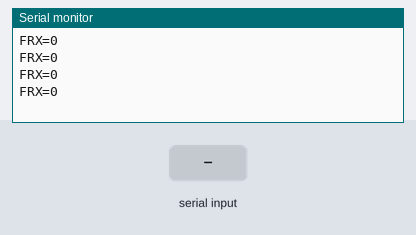
Recording of a sketch running on a simulated Arduino Uno, built with avr-gcc and run on an emulated ATmega328P. Parts: the last lines printed to the serial monitor. Inputs (shaded band) come from the test bench.

Above: at 1.2 s.
1.3 s: "FTX=\n" received over Serial
At 1.46 s:
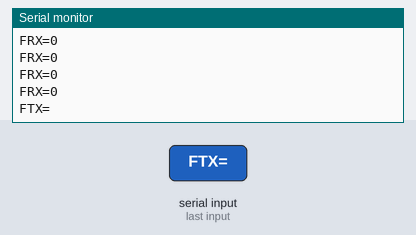
2.8 s: "90,45\n" received over Serial
At 2.96 s:
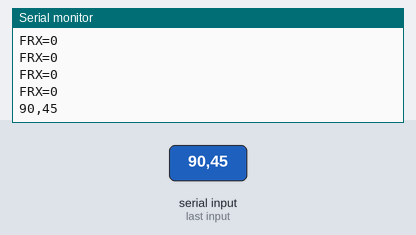
4.3 s: "5\n" received over Serial
At 4.46 s:
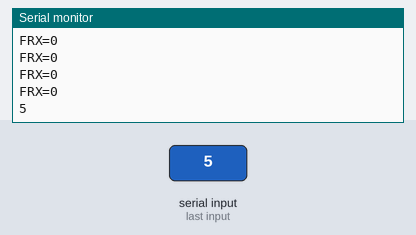
5.8 s: "1,90,45\n" received over Serial
At 5.96 s:
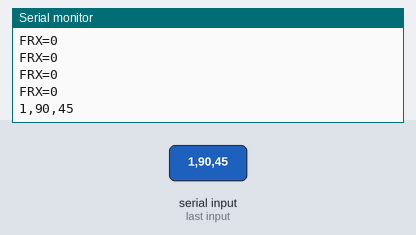

The sketch:

firmware_inet2RF_AD9850.ino
```cpp
/*
   inet2RF Firmware for iRadioAndroid based on SerialEvent example from ArduinoIDE
*/
#include <Arduino.h>
#include <FreqCount.h>  // lib by Paul Stoffregen https://www.pjrc.com/teensy/td_libs_FreqCount.html

#include "AD9850.h"

String inputString = "";      // a String to hold incoming data
bool stringComplete = false;  // whether the string is complete

void setup() {
  // initialize serial:
  Serial.begin(115200);
  // reserve 200 bytes for the inputString:
  inputString.reserve(200);

  // set gate time to 250 ms, so result must be multiplied by 4
  FreqCount.begin(250); // input pin  -> https://www.pjrc.com/teensy/td_libs_FreqCount.html

  // init DDS TX module
  initTX();
  setTxFreq(1000); // initial test frequency is 1 kHz

}

void loop() {
  // print the string when a newline arrives:
  if (stringComplete) {
    Serial.println(inputString);
    // clear the string:
    inputString = "";
    stringComplete = false;
  }

 // -> get local oscillator frequency and send result in kHz to iRadioAndoid <FRX=...> command
 if (FreqCount.available()) {
    unsigned long count = FreqCount.read();
    Serial.println("FRX=" + String(count*4)); // *4 -> gate time is 250ms only
  }
}

/*
  SerialEvent occurs whenever a new data comes in the hardware serial RX. This
  routine is run between each time loop() runs, so using delay inside loop can
  delay response. Multiple bytes of data may be available.
*/
void serialEvent() {
  while (Serial.available()) {
    // get the new byte:
    char inChar = (char)Serial.read();
    // add it to the inputString:
    inputString += inChar;
    // if the incoming character is a newline, set a flag so the main loop can
    // do something about it:
    if (inChar == '\n') {
      stringComplete = true;
       // get a new transmitter frequency from iRadioAndroid ?
       if (inputString.indexOf("FTX=") != -1) {
         // extract frequency [FTX=]....
         if (inputString.substring(String("FTX=").length()).toInt() != 0) {
           // send result [multiplied by 1000 -> kHz] to transmitter module
           setTxFreq((uint32_t) inputString.substring(String("FTX=").length()).toInt() * 1000);
         }
       }
    }
  }
}
```

AD9850.cpp
```cpp
///////////////////////////////////////////////////////////////////////////
//// Driver for AD9850 DDS chip from Analog Devices
///////////////////////////////////////////////////////////////////////////
#include "AD9850.h"

#define pulseHigh(pin) { digitalWrite(pin, HIGH); delay(1); digitalWrite(pin, LOW); }

void AD9850_Reset(){
  pulseHigh(RST_LINE); //Reset Signal
  pulseHigh(CLK_LINE); //Clock Signal
  pulseHigh(FQ_LINE);  //Frequenz Update Signal
}


void initTX(){
  pinMode(RST_LINE, OUTPUT);
  pinMode(FQ_LINE, OUTPUT);
  pinMode(CLK_LINE, OUTPUT);
  pinMode(DATA_LINE, OUTPUT);

  digitalWrite(RST_LINE, 0);
  digitalWrite(FQ_LINE, 0);
  digitalWrite(CLK_LINE, 0);
  digitalWrite(DATA_LINE, 0);

  AD9850_Reset();
}


void AD9850_SendData(unsigned char c) {
  int i;

  for(i=0; i<8; i++) {
    digitalWrite(DATA_LINE, (c>>i)&0x01);
    pulseHigh(CLK_LINE);
  }

}

void setTxFreq(uint32_t freq){
  long int y;

  double frequenz = (double) freq;
  frequenz=frequenz/1000000*4294967295/125; //für einen 125 MHz Quarz
  y=frequenz;
  AD9850_SendData(y);     // w4 - Frequenzdaten LSB übertragen
  AD9850_SendData(y>>8);  // w3
  AD9850_SendData(y>>16); // w2
  AD9850_SendData(y>>24); // w1 - Frequenzdaten MSB
  AD9850_SendData(0x00);  // w0 - 0x00 keine Phase
  pulseHigh(FQ_LINE);          // Die neue Frequenz ausgeben
}
```

AD9850.h
```cpp
#ifndef _AD9850_H_
#define _AD9850_H_

#include <Arduino.h>

// pin configuration
#define RST_LINE    4
#define FQ_LINE     8
#define CLK_LINE    6
#define DATA_LINE   7

void setTxFreq(uint32_t);
void initTX(void);

#endif
```

Measured:
- after the input at 1.3 s, the serial monitor: prints a new line at once (image 1)
- after the input at 2.8 s, the serial monitor: prints a new line at once (image 2)
- after the input at 4.3 s, the serial monitor: prints a new line at once (image 3)
- after the input at 5.8 s, the serial monitor: prints a new line at once (image 4)
